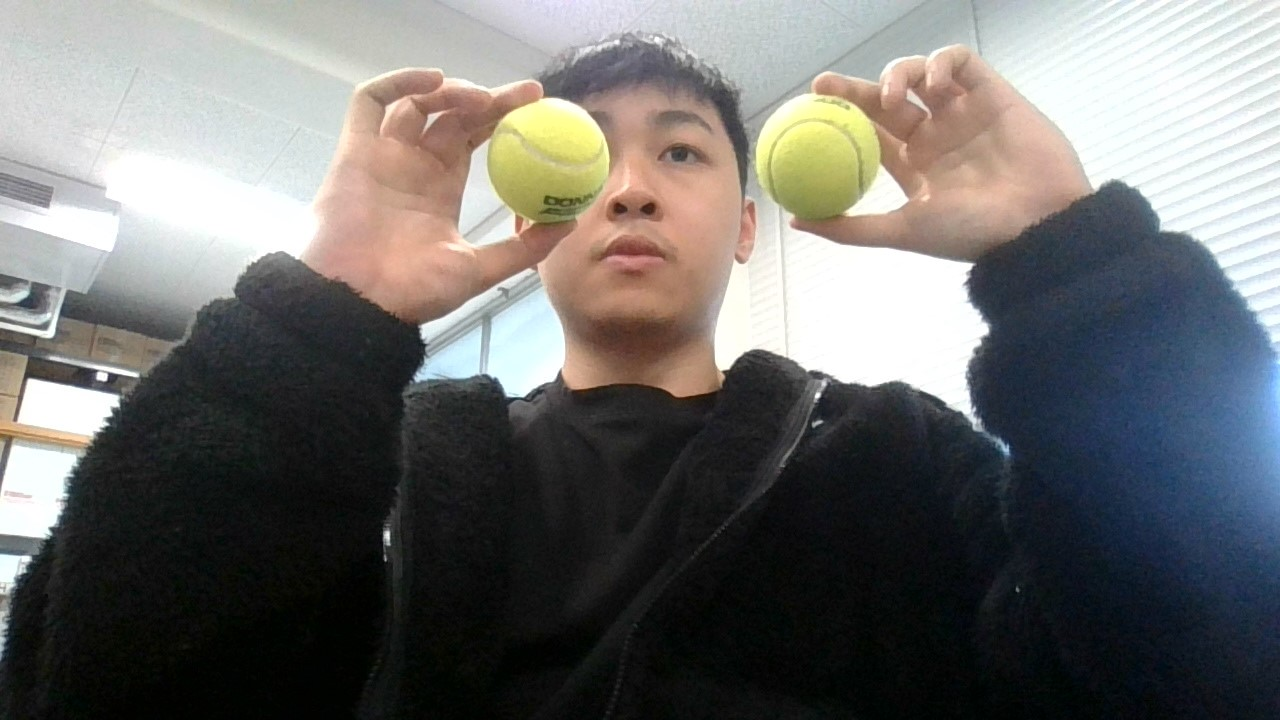
#> input picture test2.jpg, 1280 x 720 px, given in place of the camera
$ python threshold_detect.py
#> lines starting #> are read from the running program, lines starting #| are printed output that depends on the picture; after the words box and inside, x2 and y2 are one past the last pixel; in counts of white or black regions, pixels touching at a corner belong together; long printed decimals are rounded
import cv2
import numpy as np
import imutils
import time

class detector(object):
    def __init__(self, lower = (20, 50, 50), upper = (50, 255, 255)):
#> further down, frame is the input picture: shape (720, 1280, 3); mean B, G, R 107.4, 109.3, 110
        self.lower = lower
        self.upper = upper

    def find_ball(self, frame):
        center = None
        radius = 0
        # resize the frame, blur it, and convert it to the HSV
        # color space
        frame = imutils.resize(frame, width=600)
#> frame: shape (337, 600, 3)
        blurred = cv2.GaussianBlur(frame, (11, 11), 0)
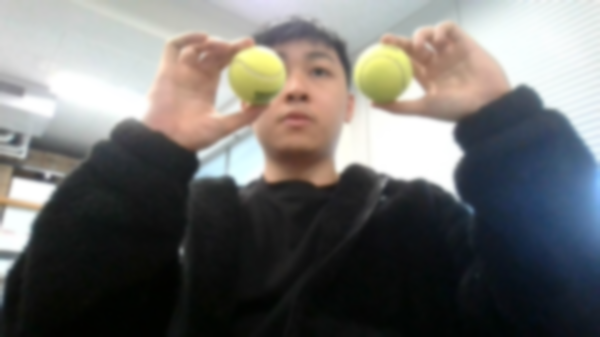
#> blurred: shape (337, 600, 3); mean of channels 0, 1, 2 107.4, 109.3, 110; drawn as B, G, R
        hsv = cv2.cvtColor(blurred, cv2.COLOR_BGR2HSV)
#> hsv: shape (337, 600, 3); mean H, S, V 66, 56.5, 118

        # construct a mask for the color "green", then perform
        # a series of dilations and erosions to remove any small
        # blobs left in the mask
        mask = cv2.inRange(hsv, self.lower, self.upper)
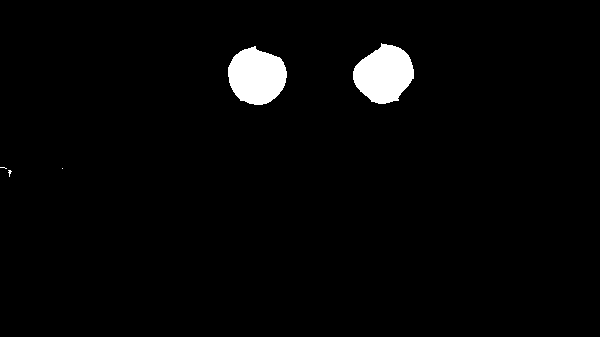
#> mask: shape (337, 600); 2.6% white; 5 white regions (3 under 20 px), largest, box (x1, y1, x2, y2) and area: (353, 43, 414, 104) 2612, (228, 46, 287, 105) 2593
        mask = cv2.erode(mask, None, iterations=2)
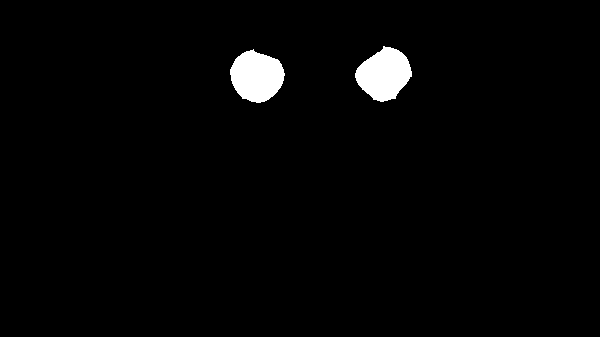
#> mask: shape (337, 600); 2.1% white; 2 white regions, box (x1, y1, x2, y2) and area: (355, 46, 412, 102) 2141, (230, 49, 285, 103) 2139
        mask = cv2.dilate(mask, None, iterations=2)
#> mask: shape (337, 600); 2.6% white; 2 white regions

        # find contours in the mask and initialize the current
        # (x, y) center of the ball
        cnts = cv2.findContours(mask.copy(), cv2.RETR_EXTERNAL,
            cv2.CHAIN_APPROX_SIMPLE)
#> cnts = 2 contours; box (x1, y1, x2, y2) and area: (353, 44, 414, 104) 2526, (228, 47, 287, 105) 2508
        cnts = imutils.grab_contours(cnts)

        if (len(cnts) > 0):
            # find the largest contour in the mask, then use
            # it to compute the minimum enclosing circle and
            # centroid
            c = max(cnts, key=cv2.contourArea)
#> c = contour of 77 points, box (x1, y1, x2, y2) (353, 44, 414, 104), area 2526
            ((x, y), radius) = cv2.minEnclosingCircle(c)
#> x = 383; y = 72.79; radius = 30.66
            M = cv2.moments(c)
#> M = moments, m00 2526, centre m10/m00, m01/m00 = (383.7, 73.86)
            # center = (int(M["m10"] / M["m00"]), int(M["m01"] / M["m00"]))
            # only proceed if the radius meets a minimum size
            if radius > 10:
                # draw the circle and centroid on the frame,
                # then update the list of tracked points
                center = (int(M["m10"] / M["m00"]), int(M["m01"] / M["m00"]))
#> center = (383, 73)
                # cv2.circle(frame, (int(x), int(y)), int(radius),
                #     (0, 255, 255), 2)
                # cv2.circle(frame, center, 5, (0, 0, 255), -1)
                self.draw_circle(frame, center, radius)
#> in draw_circle, `cv2.circle(frame, (int(centroid[0]), int(centroid[1])), 2, (0, 0, 255)..`: frame: shape (337, 600, 3); mean of channels 0, 1, 2 106.6, 109.6, 109.1
            else :
                center = None

        # Drawing lines for borders
        h,w = frame.shape[:2]
#> h = 337; w = 600
        mid = int(w/2)
#> mid = 300
        cv2.line(frame, (mid-50,0), (mid-50,h), (0,0,255), 1)
        cv2.line(frame, (mid+50,0), (mid+50,h), (0,0,255), 1)
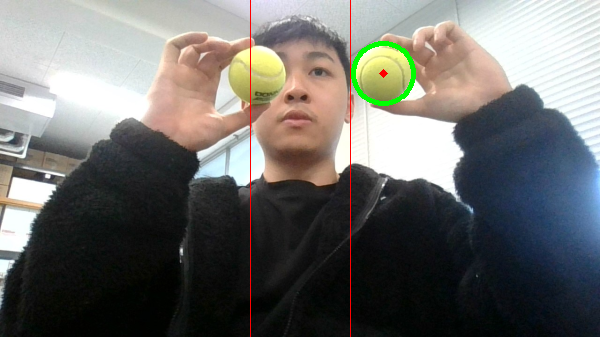
#> frame: shape (337, 600, 3); mean of channels 0, 1, 2 106.3, 109.2, 109.6; drawn as B, G, R

        # Calc area
        area = radius ** 2 * np.pi
#> area = 2953.8

        return frame, center, radius, area, mask

    def draw_circle(self, frame, centroid, radius):
        cv2.circle(frame, (int(centroid[0]), int(centroid[1])), int(radius), (0, 255, 0), 4)
        cv2.circle(frame, (int(centroid[0]), int(centroid[1])), 2, (0, 0, 255), 3)
        return None


vs = cv2.VideoCapture(0)
detect = detector()

time.sleep(0.2)

while True:
    _,frame = vs.read()
    frame, centroid, rad, area, mask = detect.find_ball(frame)
#> centroid = (383, 73); rad = 30.66; area = 2953.8
    cv2.imshow('Frame', frame)
    # cv2.imshow('Mask', mask)
    print(area)
#| 2953.817

    key = cv2.waitKey(1)
#> (key q is pressed here)
    if key == ord("q"):
        break
